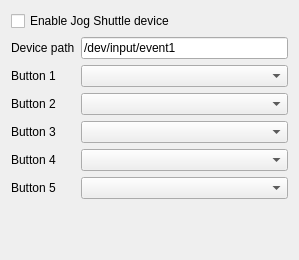
<ui version="4.0" >
 <class>ConfigJogShuttle_UI</class>
 <widget class="QWidget" name="ConfigJogShuttle_UI" >
  <property name="geometry" >
   <rect>
    <x>0</x>
    <y>0</y>
    <width>299</width>
    <height>260</height>
   </rect>
  </property>
  <layout class="QGridLayout" name="gridLayout" >
   <item row="0" column="0" colspan="2" >
    <widget class="QCheckBox" name="kcfg_enableshuttle" >
     <property name="text" >
      <string>Enable Jog Shuttle device</string>
     </property>
    </widget>
   </item>
   <item row="1" column="0" >
    <widget class="QLabel" name="label" >
     <property name="text" >
      <string>Device path</string>
     </property>
    </widget>
   </item>
   <item row="1" column="1" >
    <widget class="KLineEdit" name="kcfg_shuttledevice" >
     <property name="text" >
      <string>/dev/input/event1</string>
     </property>
    </widget>
   </item>
   <item row="2" column="0" >
    <widget class="QLabel" name="label_2" >
     <property name="text" >
      <string>Button 1</string>
     </property>
    </widget>
   </item>
   <item row="2" column="1" >
    <widget class="KComboBox" name="kcfg_shuttle1" />
   </item>
   <item row="3" column="0" >
    <widget class="QLabel" name="label_4" >
     <property name="text" >
      <string>Button 2</string>
     </property>
    </widget>
   </item>
   <item row="3" column="1" >
    <widget class="KComboBox" name="kcfg_shuttle2" />
   </item>
   <item row="4" column="0" >
    <widget class="QLabel" name="label_3" >
     <property name="text" >
      <string>Button 3</string>
     </property>
    </widget>
   </item>
   <item row="4" column="1" >
    <widget class="KComboBox" name="kcfg_shuttle3" />
   </item>
   <item row="5" column="0" >
    <widget class="QLabel" name="label_7" >
     <property name="text" >
      <string>Button 4</string>
     </property>
    </widget>
   </item>
   <item row="5" column="1" >
    <widget class="KComboBox" name="kcfg_shuttle4" />
   </item>
   <item row="6" column="0" >
    <widget class="QLabel" name="label_5" >
     <property name="text" >
      <string>Button 5</string>
     </property>
    </widget>
   </item>
   <item row="6" column="1" >
    <widget class="KComboBox" name="kcfg_shuttle5" />
   </item>
   <item row="7" column="1" >
    <spacer name="verticalSpacer" >
     <property name="orientation" >
      <enum>Qt::Vertical</enum>
     </property>
     <property name="sizeHint" stdset="0" >
      <size>
       <width>20</width>
       <height>56</height>
      </size>
     </property>
    </spacer>
   </item>
  </layout>
 </widget>
 <customwidgets>
  <customwidget>
   <class>KComboBox</class>
   <extends>QComboBox</extends>
   <header>kcombobox.h</header>
  </customwidget>
  <customwidget>
   <class>KLineEdit</class>
   <extends>QLineEdit</extends>
   <header>klineedit.h</header>
  </customwidget>
 </customwidgets>
 <resources/>
 <connections/>
</ui>
